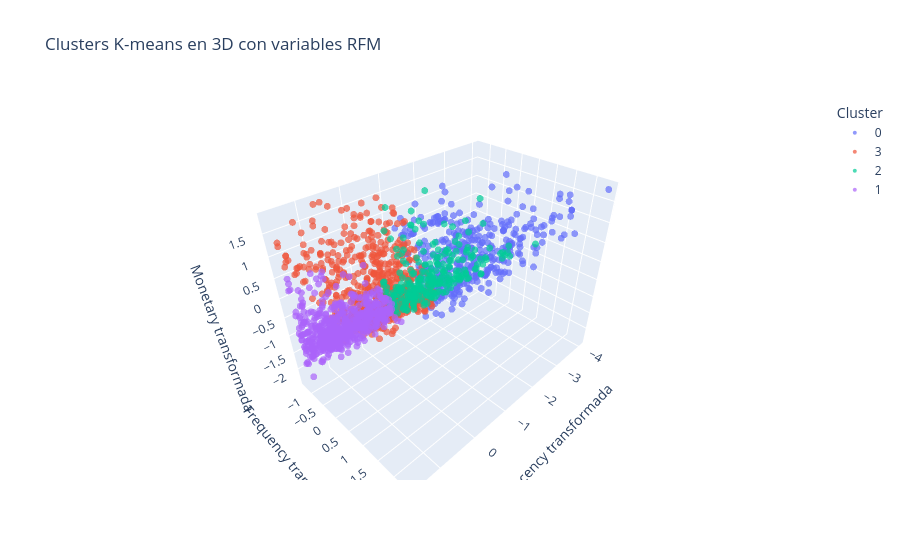

The notebook cell saved with this chart:
### Markdown cell above
### Comentario sobre atipicos

### Code cell
# Transformar X usando winsor + log + scaler
X_transformed = pipeline_kmeans[:-1].transform(X)

# Crear DataFrame con las variables transformadas
df_3d = pd.DataFrame(
    X_transformed,
    columns=["recency_scaled", "frequency_scaled", "monetary_scaled"]
)

# Agregar etiquetas de cluster
df_3d["cluster"] = labels_kmeans.astype(str)

# Gráfico 3D interactivo
fig = px.scatter_3d(
    df_3d,
    x="recency_scaled",
    y="frequency_scaled",
    z="monetary_scaled",
    color="cluster",
    title="Clusters K-means en 3D con variables RFM",
    labels={
        "recency_scaled": "Recency transformada",
        "frequency_scaled": "Frequency transformada",
        "monetary_scaled": "Monetary transformada",
        "cluster": "Cluster"
    },
    opacity=0.7
)

fig.update_traces(marker=dict(size=4))
fig.show()

### Figure 1 — Plotly figure (JSON) as saved in the notebook; plotly's stock layout.template omitted (floating-point values rounded to 4 significant figures; data arrays with more than 128 entries replaced by an {"elided": "..."} marker saying what was removed)
{"data": [{"hovertemplate": "Cluster=0<br>Recency transformada=%{x}<br>Frequency transformada=%{y}<br>Monetary transformada=%{z}<extra></extra>", "legendgroup": "0", "marker": {"color": "#636efa", "opacity": 0.7, "size": 4, "symbol": "circle"}, "mode": "markers", "name": "0", "scene": "scene", "showlegend": true, "type": "scatter3d", "x": {"elided": "390 float values"}, "y": {"elided": "390 float values"}, "z": {"elided": "390 float values"}}, {"hovertemplate": "Cluster=3<br>Recency transformada=%{x}<br>Frequency transformada=%{y}<br>Monetary transformada=%{z}<extra></extra>", "legendgroup": "3", "marker": {"color": "#EF553B", "opacity": 0.7, "size": 4, "symbol": "circle"}, "mode": "markers", "name": "3", "scene": "scene", "showlegend": true, "type": "scatter3d", "x": {"elided": "594 float values"}, "y": {"elided": "594 float values"}, "z": {"elided": "594 float values"}}, {"hovertemplate": "Cluster=2<br>Recency transformada=%{x}<br>Frequency transformada=%{y}<br>Monetary transformada=%{z}<extra></extra>", "legendgroup": "2", "marker": {"color": "#00cc96", "opacity": 0.7, "size": 4, "symbol": "circle"}, "mode": "markers", "name": "2", "scene": "scene", "showlegend": true, "type": "scatter3d", "x": {"elided": "268 float values"}, "y": {"elided": "268 float values"}, "z": {"elided": "268 float values"}}, {"hovertemplate": "Cluster=1<br>Recency transformada=%{x}<br>Frequency transformada=%{y}<br>Monetary transformada=%{z}<extra></extra>", "legendgroup": "1", "marker": {"color": "#ab63fa", "opacity": 0.7, "size": 4, "symbol": "circle"}, "mode": "markers", "name": "1", "scene": "scene", "showlegend": true, "type": "scatter3d", "x": {"elided": "594 float values"}, "y": {"elided": "594 float values"}, "z": {"elided": "594 float values"}}], "layout": {"legend": {"title": {"text": "Cluster"}, "tracegroupgap": 0}, "scene": {"domain": {"x": [0, 1], "y": [0, 1]}, "xaxis": {"title": {"text": "Recency transformada"}}, "yaxis": {"title": {"text": "Frequency transformada"}}, "zaxis": {"title": {"text": "Monetary transformada"}}}, "title": {"text": "Clusters K-means en 3D con variables RFM"}}}
